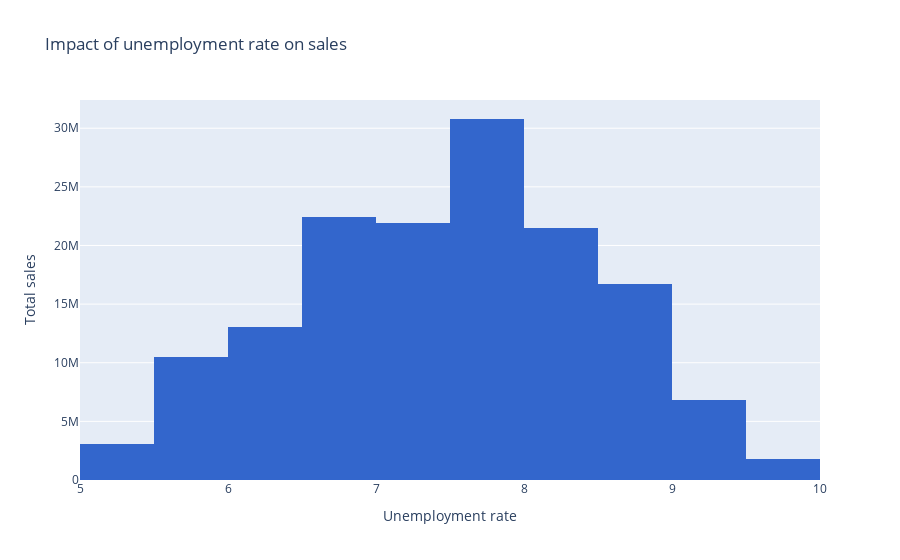

The notebook cell saved with this chart:
### Markdown cell above
There doesn't appear to be a very clear correlation too, between CPI and weekly sales. The data points seem separate across the range of CPI values. The relationship between CPI and sales might be affected by other factors, such as economic conditions, consumer behavior, or promotional events, rather than CPI alone.

### Code cell
fig = px.histogram(
    dataset,
    x="Unemployment",
    y="Weekly_Sales",
    title="Impact of unemployment rate on sales",
    color_discrete_sequence=[px.colors.qualitative.G10[0]]
)

fig.update_layout(
    yaxis_title="Total sales",
    xaxis_title="Unemployment rate"
)

fig.show()

### Figure 1 — Plotly figure (JSON) as saved in the notebook; plotly's stock layout.template omitted (floating-point values rounded to 4 significant figures; data arrays with more than 128 entries replaced by an {"elided": "..."} marker saying what was removed)
{"data": [{"alignmentgroup": "True", "bingroup": "x", "histfunc": "sum", "hovertemplate": "Unemployment=%{x}<br>sum of Weekly_Sales=%{y}<extra></extra>", "legendgroup": "", "marker": {"color": "#3366CC", "pattern": {"shape": ""}}, "name": "", "offsetgroup": "", "orientation": "v", "showlegend": false, "type": "histogram", "x": {"elided": "131 float values"}, "xaxis": "x", "y": {"elided": "131 float values"}, "yaxis": "y"}], "layout": {"barmode": "relative", "legend": {"tracegroupgap": 0}, "title": {"text": "Impact of unemployment rate on sales"}, "xaxis": {"anchor": "y", "domain": [0, 1], "title": {"text": "Unemployment rate"}}, "yaxis": {"anchor": "x", "domain": [0, 1], "title": {"text": "Total sales"}}}}
